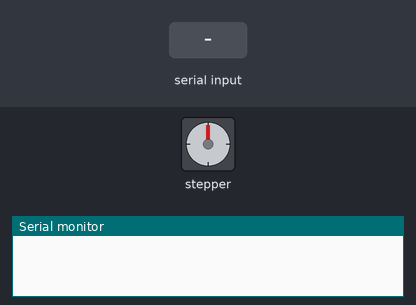
Recording of a sketch running on a simulated Arduino Uno, built with avr-gcc and run on an emulated ATmega328P. On the bench: stepper motor, the last lines printed to the serial monitor. The test bench sets the inputs (shaded band). Stepper angles assume 3200 steps per turn.

Above: at 1.2 s.
1.3 s: "r90\n" received over Serial
At 1.7 s:
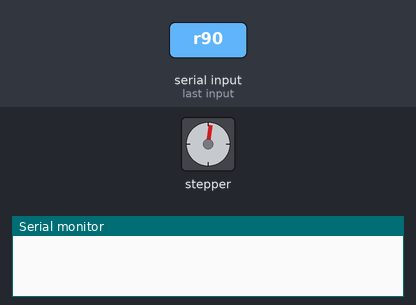
2.8 s: "d90\n" received over Serial
4.3 s: "t" received over Serial
At 5.7 s:
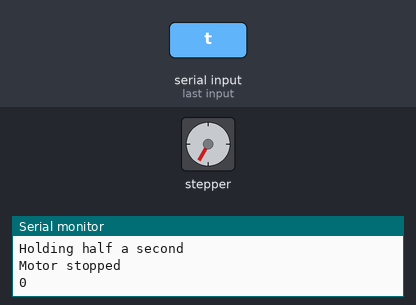
6.0 s: "d,45\n" received over Serial
Timing chart, 0 to 8.5 s (numbered marks = the images above; inputs shaded):
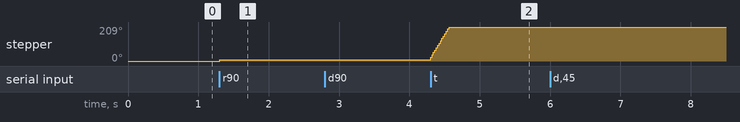

The sketch:

DrainingPump.ino
```cpp
#include <Arduino.h>
#include "DRV8825.h"

// Motor steps per revolution. Most steppers are 200 steps or 1.8 degrees/step
#define MOTOR_STEPS 200
#define RPM 120
#define RPMVALVE 60
// Microstepping mode. If you hardwired it to save pins, set to the same value here.
#define MICROSTEPS 16

#define DIR 10
#define STEP 9
#define ENA 8

#define DIRVALVE 4
#define STEPVALVE 3
#define ENAVALVE 2

DRV8825 stepper(MOTOR_STEPS, DIR, STEP, ENA);
DRV8825 stepperValve(MOTOR_STEPS, DIRVALVE, STEPVALVE, ENAVALVE);

char x;
boolean DEBUG = false;
float mlPerDrain = 1;
float ml2DegreesMultiplier = 10;
bool rotationDir = true;


void setup() {
  // put your setup code here, to run once:

  Serial.begin(115200);
  stepper.begin(RPM, MICROSTEPS);
  stepper.setEnableActiveState(LOW);

  stepperValve.begin(RPMVALVE,MICROSTEPS);
  stepperValve.setEnableActiveState(LOW);

  stepperValve.disable();

  if(DEBUG){
    Serial.println("START");
  }
}

void loop() {
  while(!Serial.available());
  x = Serial.read();

  if(x == 'r'){
     drainMl(mlPerDrain,rotationDir);
     Serial.println("0");
  }

  if(x == 'd'){
     if(DEBUG){
       DEBUG = false;
       Serial.println("Debug mode off");
     }else{
       DEBUG = true;
       Serial.println("Debug mode on");
     }
     Serial.println("0");
  }

  if(x=='s'){
      float recv = Serial.parseFloat();
      if(recv>140){
        mlPerDrain = 140;
      }else{
        if(recv<0){
          mlPerDrain = 0;
        }else{
          mlPerDrain = recv;
        }
      }
      if(DEBUG){
        String preamble = "Setting drain to ";
        Serial.println(preamble + mlPerDrain);
      }

      Serial.println("0");
   }

   if(x=='m'){
      float recv = Serial.parseFloat();
      if(recv>500){
        ml2DegreesMultiplier = 500;
      }else{
        if(recv<0){
          ml2DegreesMultiplier = 0;
        }else{
          ml2DegreesMultiplier = recv;
        }
      }
      if(DEBUG){
        String preamble = "Setting multiplier to ";
        Serial.println(preamble + ml2DegreesMultiplier);
      }

      Serial.println("0");
   }


   if(x=='i'){
     //delay(500);
     if(rotationDir){
       rotationDir = false;
       if(DEBUG){
         Serial.println("Rotation set to false");
       }
     }else{
       rotationDir = true;
       if(DEBUG){
         Serial.println("Rotation set to true");
       }
     }
     int response = 0;
     Serial.println(response);
   }

  if(DEBUG){
    if(x == 't'){
       drainMl(20,rotationDir);
       Serial.println("0");
    }
  }

}

void drainMl(float ml,bool dir){
  int dirMultiplier = 1;
  if(!dir){
    dirMultiplier = -1;
  }

  float d = convertMltoDegrees(ml);

  if(DEBUG){
    String preamble = "Starting Motor to move to ";
    Serial.println(preamble + d);
  }

  stepper.enable();

  stepper.rotate(dirMultiplier*d);

  stepper.stop();

  if(DEBUG){
    Serial.println("Holding half a second");
  }
  delay(500);

  stepper.disable();

  if(DEBUG){
    Serial.println("Motor stopped");
  }
}


float convertMltoDegrees(float ml){
    float d = ml*ml2DegreesMultiplier;
    return d;
}
```

Measured:
- after the input at 4.3 s, stepper: turns 200° clockwise in 0.26 s, starting at once
